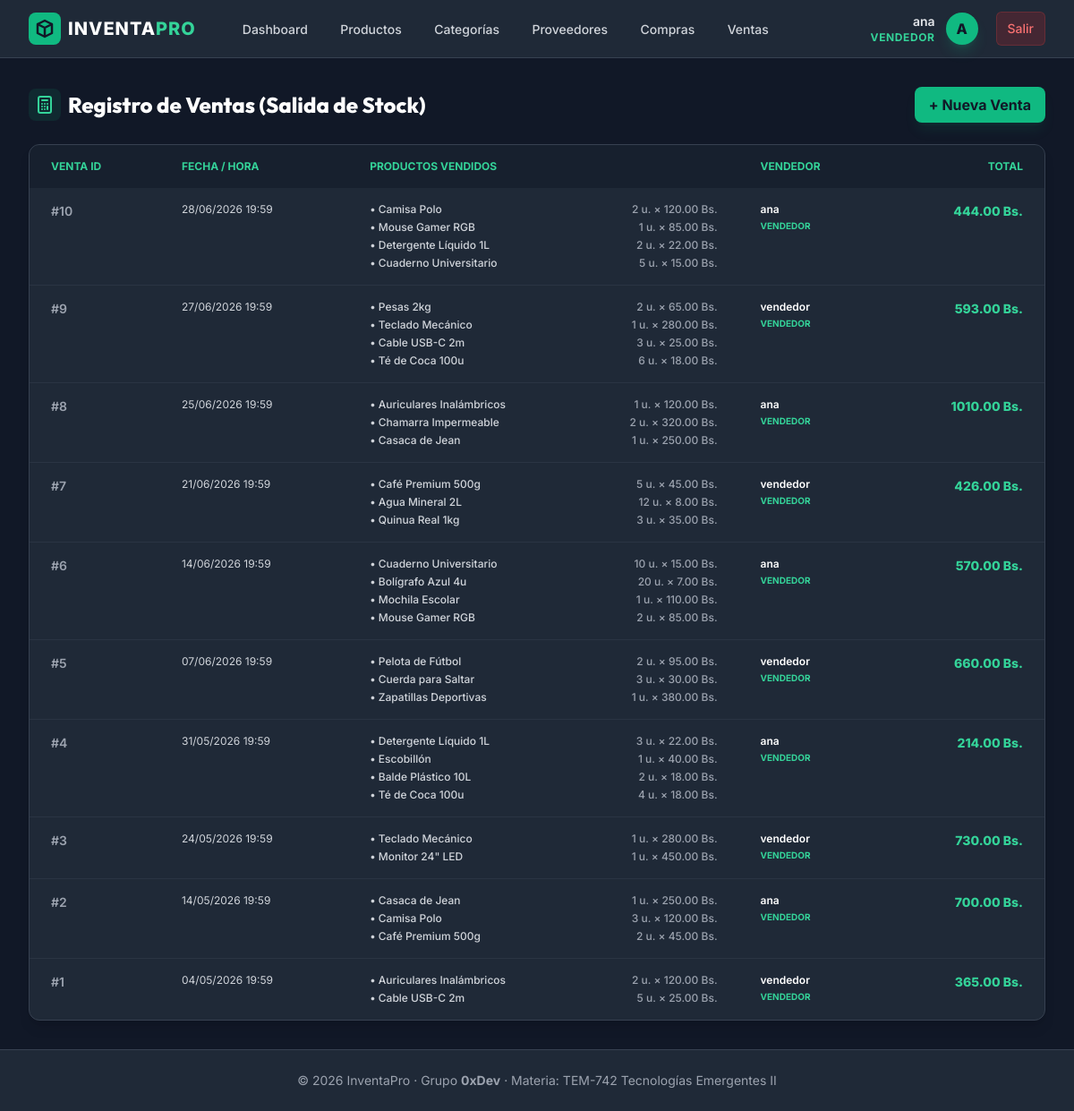
The page /ventas/ (signed in) on the database its author committed.
### apps/models.py (models this page shows, shortened)
class User(db.Model, UserMixin):
    __tablename__ = "users"
    id = db.Column(db.Integer, primary_key=True)
    username = db.Column(db.String(100), unique=True, nullable=False)
    email = db.Column(db.String(150), unique=True, nullable=False)
    password = db.Column(db.String(255), nullable=False)
    role = db.Column(db.String(20), default="vendedor")  # admin | almacenero | vendedor
    is_active_user = db.Column(db.Boolean, default=True)

### apps/Ventas/models.py (models this page shows, shortened)
class Venta(db.Model):
    __tablename__ = "ventas"
    id = db.Column(db.Integer, primary_key=True)
    fecha = db.Column(db.DateTime, default=datetime.utcnow, nullable=False)
    total = db.Column(db.Float, default=0.0)
    user_id = db.Column(db.Integer, db.ForeignKey("users.id"), nullable=False)
    usuario = db.relationship("User")
    items = db.relationship(
        "VentaItem", back_populates="venta", cascade="all, delete-orphan"
    )

class VentaItem(db.Model):
    __tablename__ = "venta_items"
    id = db.Column(db.Integer, primary_key=True)
    venta_id = db.Column(db.Integer, db.ForeignKey("ventas.id"), nullable=False)
    producto_id = db.Column(
        db.Integer, db.ForeignKey("productos.id"), nullable=False
    )
    cantidad = db.Column(db.Integer, nullable=False)
    precio_unitario = db.Column(db.Float, nullable=False)
    venta = db.relationship("Venta", back_populates="items")
    producto = db.relationship("Producto", back_populates="venta_items")

### apps/Productos/models.py (models this page shows, shortened)
class Producto(db.Model):
    __tablename__ = "productos"
    id = db.Column(db.Integer, primary_key=True)
    nombre = db.Column(db.String(150), nullable=False)
    descripcion = db.Column(db.String(255))
    precio = db.Column(db.Float, nullable=False)
    stock = db.Column(db.Integer, nullable=False, default=0)
    stock_minimo = db.Column(db.Integer, default=5)
    categoria_id = db.Column(db.Integer, db.ForeignKey("categorias.id"), nullable=False)
    categoria = db.relationship("Categoria", back_populates="productos")
    compra_items = db.relationship("CompraItem", back_populates="producto")
    venta_items = db.relationship("VentaItem", back_populates="producto")

### apps/Ventas/routes.py (the view)
@bp_ventas.route("/")
@login_required
def listar():
    items = Venta.query.order_by(Venta.fecha.desc()).all()
    return render_template("ventas/listar.html", items=items)

### apps/Ventas/templates/ventas/listar.html (shortened to what this page needs)
{% extends "base.html" %}
{% block content %}
<div class="space-y-6">
    <div class="flex justify-between items-center">
        <h2 class="text-2xl font-extrabold text-white flex items-center gap-2">
            <span class="p-1.5 bg-brand-500/10 text-brand-400 rounded-lg">
                <svg class="w-6 h-6" fill="none" stroke="currentColor" viewBox="0 0 24 24"><path stroke-linecap="round" stroke-linejoin="round" stroke-width="2" d="M9 7h6m0 10v-3m-3 3h.01M9 17h.01M9 14h.01M12 14h.01M15 11h.01M12 11h.01M9 11h.01M7 21h10a2 2 0 002-2V5a2 2 0 00-2-2H7a2 2 0 00-2 2v14a2 2 0 002 2z"></path></svg>
            </span>
            Registro de Ventas (Salida de Stock)
        </h2>
        {% if current_user.role in ['admin', 'vendedor'] %}
        <a href="{{ url_for('bp_ventas.crear') }}"
           class="bg-brand-500 hover:bg-brand-600 text-gray-900 font-bold px-4 py-2 rounded-lg transition duration-200 shadow-lg shadow-brand-500/10">
            + Nueva Venta
        </a>
        {% endif %}
    </div>
    <div class="bg-gray-800 rounded-xl border border-gray-700 overflow-hidden shadow-lg">
        <table class="w-full text-sm text-gray-300">
            <thead class="bg-gray-900/50 text-brand-400 uppercase text-xs">
                <tr>
                    <th class="px-6 py-4 text-left font-bold">Venta ID</th>
                    <th class="px-6 py-4 text-left font-bold">Fecha / Hora</th>
                    <th class="px-6 py-4 text-left font-bold">Productos Vendidos</th>
                    <th class="px-6 py-4 text-left font-bold">Vendedor</th>
                    <th class="px-6 py-4 text-right font-bold">Total</th>
                </tr>
            </thead>
            <tbody class="divide-y divide-gray-700/50">
                {% for item in items %}
                <tr class="hover:bg-gray-750/30 transition align-top">
                    <td class="px-6 py-4 whitespace-nowrap text-gray-400 font-semibold">#{{ item.id }}</td>
                    <td class="px-6 py-4 whitespace-nowrap text-xs text-gray-350">{{ item.fecha.strftime('%d/%m/%Y %H:%M') }}</td>
                    <td class="px-6 py-4">
                        <div class="space-y-1">
                            {% for item_v in item.items %}
                            <div class="text-xs font-medium text-gray-300 flex items-center justify-between gap-4">
                                <span>• {{ item_v.producto.nombre }}</span>
                                <span class="text-gray-400 whitespace-nowrap">{{ item_v.cantidad }} u. &times; {{ "%.2f"|format(item_v.precio_unitario) }} Bs.</span>
                            </div>
                            {% endfor %}
                        </div>
                    </td>
                    <td class="px-6 py-4 whitespace-nowrap">
                        <div class="text-white text-xs font-semibold">{{ item.usuario.username }}</div>
                        <div class="text-brand-400 text-[10px] uppercase font-bold">{{ item.usuario.role }}</div>
                    </td>
                    <td class="px-6 py-4 whitespace-nowrap text-right font-extrabold text-emerald-400">
                        {{ "%.2f"|format(item.total) }} Bs.
                    </td>
                </tr>
                {% endfor %}
            </tbody>
        </table>
    </div>
</div>
{% endblock %}

### apps/templates/base.html (shortened to what this page needs)
<!DOCTYPE html>
<html lang="es" class="h-full bg-gray-900 text-gray-100">
<head>
    <script src="https://cdn.tailwindcss.com"></script>
</head>
<body class="h-full flex flex-col justify-between">
    <div>
        <nav class="bg-gray-800 border-b border-gray-700">
            <div class="max-w-7xl mx-auto px-4 sm:px-6 lg:px-8">
                <div class="flex items-center justify-between h-16">
                    <div class="flex items-center">
                        <a href="{{ url_for('bp_core.index') }}" class="flex items-center gap-2 text-white font-extrabold text-xl tracking-wider">
                            <span class="bg-brand-500 text-gray-900 rounded-lg p-1.5 flex items-center justify-center">
                                <svg class="w-6 h-6" fill="none" stroke="currentColor" viewBox="0 0 24 24" xmlns="http://www.w3.org/2000/svg">
                                    <path stroke-linecap="round" stroke-linejoin="round" stroke-width="2.5" d="M20 7l-8-4-8 4m16 0l-8 4m8-4v10l-8 4m0-10L4 7m8 4v10M4 7v10l8 4"></path>
                                </svg>
                            </span>
                            <span>INVENTA<span class="text-brand-400">PRO</span></span>
                        </a>
                        {% if current_user.is_authenticated %}
                        <div class="hidden md:block ml-10 flex items-baseline space-x-2">
                            <a href="{{ url_for('bp_core.index') }}" class="text-gray-300 hover:bg-gray-700 hover:text-white px-3 py-2 rounded-md text-sm font-medium transition duration-200">Dashboard</a>
                            <a href="{{ url_for('bp_productos.listar') }}" class="text-gray-300 hover:bg-gray-700 hover:text-white px-3 py-2 rounded-md text-sm font-medium transition duration-200">Productos</a>
                            <a href="{{ url_for('bp_categorias.listar') }}" class="text-gray-300 hover:bg-gray-700 hover:text-white px-3 py-2 rounded-md text-sm font-medium transition duration-200">Categorías</a>
                            <a href="{{ url_for('bp_proveedores.listar') }}" class="text-gray-300 hover:bg-gray-700 hover:text-white px-3 py-2 rounded-md text-sm font-medium transition duration-200">Proveedores</a>
                            <a href="{{ url_for('bp_compras.listar') }}" class="text-gray-300 hover:bg-gray-700 hover:text-white px-3 py-2 rounded-md text-sm font-medium transition duration-200">Compras</a>
                            <a href="{{ url_for('bp_ventas.listar') }}" class="text-gray-300 hover:bg-gray-700 hover:text-white px-3 py-2 rounded-md text-sm font-medium transition duration-200">Ventas</a>
                        </div>
                        {% endif %}
                    </div>
                    <div class="flex items-center gap-4">
                        {% if current_user.is_authenticated %}
                        <div class="flex items-center gap-3">
                            <div class="text-right hidden sm:block">
                                <p class="text-sm font-semibold text-gray-200">{{ current_user.username }}</p>
                                <p class="text-xs text-brand-400 uppercase tracking-wider font-bold">{{ current_user.role }}</p>
                            </div>
                            <span class="h-9 w-9 rounded-full bg-brand-500 text-gray-900 font-extrabold flex items-center justify-center uppercase shadow-lg shadow-brand-500/20">
                                {{ current_user.username[0] }}
                            </span>
                            <a href="{{ url_for('auth.logout') }}" class="ml-2 bg-red-600/20 hover:bg-red-600 text-red-400 hover:text-white px-3 py-2 rounded-md text-sm font-medium border border-red-500/20 transition duration-200">
                                Salir
                            </a>
                        </div>
                        {% endif %}
                    </div>
                </div>
            </div>
        </nav>
        <main class="max-w-7xl mx-auto px-4 sm:px-6 lg:px-8 py-8">
            {% block content %}{% endblock %}
        </main>
    </div>
    <footer class="bg-gray-800 border-t border-gray-700 py-6 text-center text-sm text-gray-400">
        <div class="max-w-7xl mx-auto px-4">
            <p>&copy; 2026 InventaPro &middot; Grupo <strong>0xDev</strong> &middot; Materia: TEM-742 Tecnologías Emergentes II</p>
        </div>
    </footer>
</body>
</html>

### apps/templates/base.html (style rules this page uses)
body { font-family: 'Inter', sans-serif; }
h1, h2, h3, h4, h5, h6 { font-family: 'Outfit', sans-serif; }

### rows shown on the page
User: username "ana", role "VENDEDOR", username "A"
Venta: id "10", fecha "28/06/2026 19:59", usuario.username "ana", usuario.role "VENDEDOR", total "444.00"
VentaItem: producto.nombre "Camisa Polo", cantidad "2", precio_unitario "120.00"
VentaItem: producto.nombre "Mouse Gamer RGB", cantidad "1", precio_unitario "85.00"
VentaItem: producto.nombre "Detergente Líquido 1L", cantidad "2", precio_unitario "22.00"
VentaItem: producto.nombre "Cuaderno Universitario", cantidad "5", precio_unitario "15.00"
Venta: id "9", fecha "27/06/2026 19:59", usuario.username "vendedor", usuario.role "VENDEDOR", total "593.00"
VentaItem: producto.nombre "Pesas 2kg", cantidad "2", precio_unitario "65.00"
VentaItem: producto.nombre "Teclado Mecánico", cantidad "1", precio_unitario "280.00"
VentaItem: producto.nombre "Cable USB-C 2m", cantidad "3", precio_unitario "25.00"
VentaItem: producto.nombre "Té de Coca 100u", cantidad "6", precio_unitario "18.00"
Venta: id "8", fecha "25/06/2026 19:59", usuario.username "ana", usuario.role "VENDEDOR", total "1010.00"
VentaItem: producto.nombre "Auriculares Inalámbricos", cantidad "1", precio_unitario "120.00"
VentaItem: producto.nombre "Chamarra Impermeable", cantidad "2", precio_unitario "320.00"
VentaItem: producto.nombre "Casaca de Jean", cantidad "1", precio_unitario "250.00"
Venta: id "7", fecha "21/06/2026 19:59", usuario.username "vendedor", usuario.role "VENDEDOR", total "426.00"
VentaItem: producto.nombre "Café Premium 500g", cantidad "5", precio_unitario "45.00"
VentaItem: producto.nombre "Agua Mineral 2L", cantidad "12", precio_unitario "8.00"
VentaItem: producto.nombre "Quinua Real 1kg", cantidad "3", precio_unitario "35.00"
Venta: id "6", fecha "14/06/2026 19:59", usuario.username "ana", usuario.role "VENDEDOR", total "570.00"
VentaItem: producto.nombre "Cuaderno Universitario", cantidad "10", precio_unitario "15.00"
VentaItem: producto.nombre "Bolígrafo Azul 4u", cantidad "20", precio_unitario "7.00"
VentaItem: producto.nombre "Mochila Escolar", cantidad "1", precio_unitario "110.00"
VentaItem: producto.nombre "Mouse Gamer RGB", cantidad "2", precio_unitario "85.00"
Venta: id "5", fecha "07/06/2026 19:59", usuario.username "vendedor", usuario.role "VENDEDOR", total "660.00"
VentaItem: producto.nombre "Pelota de Fútbol", cantidad "2", precio_unitario "95.00"
VentaItem: producto.nombre "Cuerda para Saltar", cantidad "3", precio_unitario "30.00"
VentaItem: producto.nombre "Zapatillas Deportivas", cantidad "1", precio_unitario "380.00"
Venta: id "4", fecha "31/05/2026 19:59", usuario.username "ana", usuario.role "VENDEDOR", total "214.00"
VentaItem: producto.nombre "Detergente Líquido 1L", cantidad "3", precio_unitario "22.00"
VentaItem: producto.nombre "Escobillón", cantidad "1", precio_unitario "40.00"
VentaItem: producto.nombre "Balde Plástico 10L", cantidad "2", precio_unitario "18.00"
VentaItem: producto.nombre "Té de Coca 100u", cantidad "4", precio_unitario "18.00"
Venta: id "3", fecha "24/05/2026 19:59", usuario.username "vendedor", usuario.role "VENDEDOR", total "730.00"
VentaItem: producto.nombre "Teclado Mecánico", cantidad "1", precio_unitario "280.00"
VentaItem: producto.nombre "Monitor 24\" LED", cantidad "1", precio_unitario "450.00"
Venta: id "2", fecha "14/05/2026 19:59", usuario.username "ana", usuario.role "VENDEDOR", total "700.00"
VentaItem: producto.nombre "Casaca de Jean", cantidad "1", precio_unitario "250.00"
VentaItem: producto.nombre "Camisa Polo", cantidad "3", precio_unitario "120.00"
VentaItem: producto.nombre "Café Premium 500g", cantidad "2", precio_unitario "45.00"
Venta: id "1", fecha "04/05/2026 19:59", usuario.username "vendedor", usuario.role "VENDEDOR", total "365.00"
VentaItem: producto.nombre "Auriculares Inalámbricos", cantidad "2", precio_unitario "120.00"
VentaItem: producto.nombre "Cable USB-C 2m", cantidad "5", precio_unitario "25.00"
